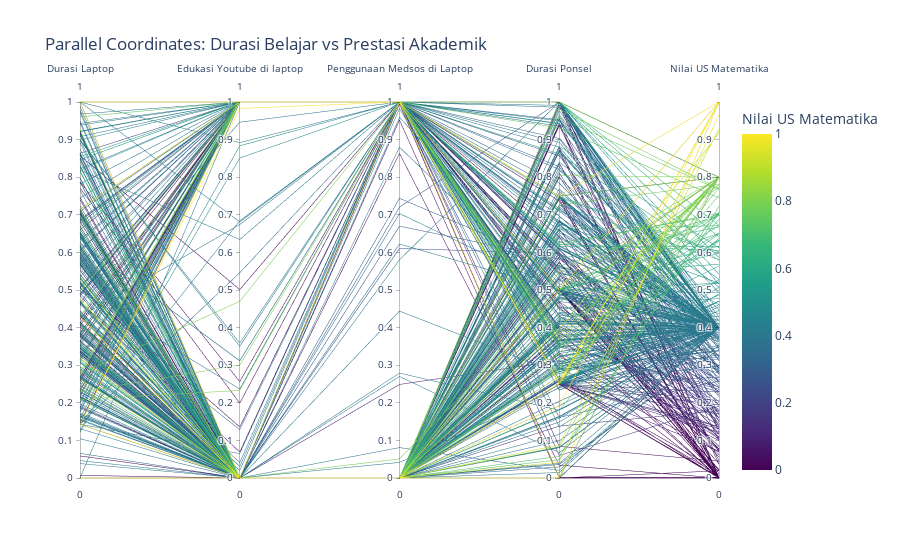

Source (notebook cell):
### Code cell
#Bagaimana Durasi Laptop, Edukasi YouTube, Penggunaan Medsos, Durasi Ponsel memengaruhi Nilai US Matematika.
fig = px.parallel_coordinates(df_normalized, 
                              dimensions=df_normalized.columns,
                              title="Parallel Coordinates: Durasi Belajar vs Prestasi Akademik",
                              color=df_normalized["Nilai US Matematika"],  # Pewarnaan berdasarkan nilai matematika
                              color_continuous_scale=px.colors.sequential.Viridis)

# 6. Tampilkan plot
fig.show()

### Figure 1 — Plotly figure (JSON) as saved in the notebook; plotly's stock layout.template omitted (floating-point values rounded to 4 significant figures; data arrays with more than 128 entries replaced by an {"elided": "..."} marker saying what was removed)
{"data": [{"dimensions": [{"label": "Durasi Laptop", "values": {"elided": "1017 float values"}}, {"label": "Edukasi Youtube di laptop", "values": {"elided": "1017 float values"}}, {"label": "Penggunaan Medsos di Laptop", "values": {"elided": "1017 float values"}}, {"label": "Durasi Ponsel", "values": {"elided": "1017 float values"}}, {"label": "Nilai US Matematika", "values": {"elided": "1017 float values"}}], "domain": {"x": [0, 1], "y": [0, 1]}, "line": {"color": {"elided": "1017 float values"}, "coloraxis": "coloraxis"}, "name": "", "type": "parcoords"}], "layout": {"autosize": true, "coloraxis": {"colorbar": {"title": {"text": "Nilai US Matematika"}}, "colorscale": [[0, "#440154"], [0.1111, "#482878"], [0.2222, "#3e4989"], [0.3333, "#31688e"], [0.4444, "#26828e"], [0.5556, "#1f9e89"], [0.6667, "#35b779"], [0.7778, "#6ece58"], [0.8889, "#b5de2b"], [1, "#fde725"]]}, "legend": {"tracegroupgap": 0}, "title": {"text": "Parallel Coordinates: Durasi Belajar vs Prestasi Akademik"}}}
